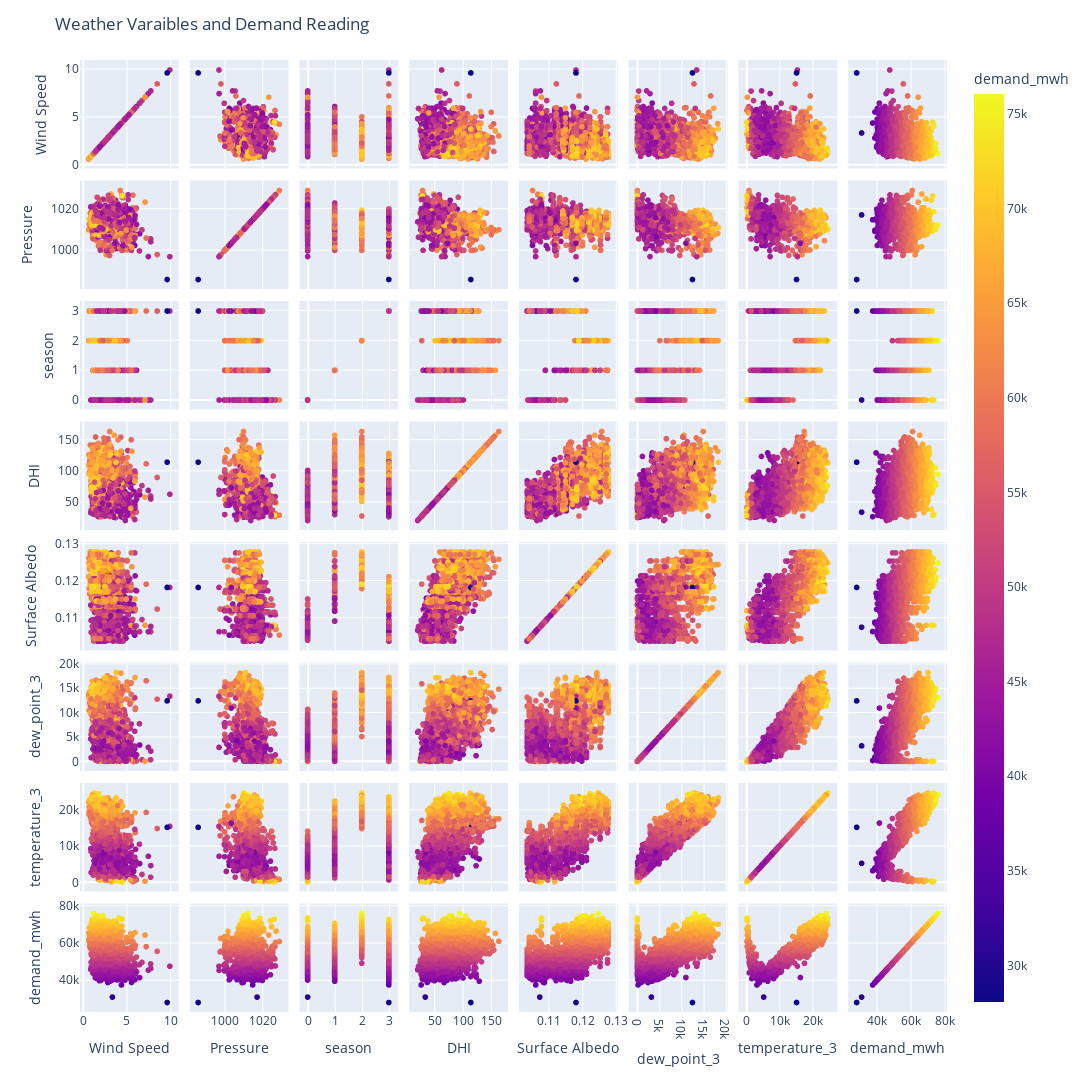

Write notebook code for a chart like this one.
### Markdown cell above
#### Scatter plots of input variable relationships with demand to check if the list of correlated variables makes sense

### Code cell
fig = px.scatter_matrix(train,
                        dimensions=['Wind Speed',
                                    'Pressure',
                                    'season',
                                    'DHI',
                                    'Surface Albedo',
                                    'dew_point_3',
                                    'temperature_3',
                                    'demand_mwh'],
                        color="demand_mwh")

fig.update_layout(
    title='Weather Varaibles and Demand Reading',
    dragmode='select',
    width=1400,
    height=1400,
    hovermode='closest')

fig.update_traces(diagonal_visible=True)
fig.show()

### Figure 1 — Plotly figure (JSON) as saved in the notebook; plotly's stock layout.template omitted (floating-point values rounded to 4 significant figures; data arrays with more than 128 entries replaced by an {"elided": "..."} marker saying what was removed)
{"data": [{"diagonal": {"visible": true}, "dimensions": [{"axis": {"matches": true}, "label": "Wind Speed", "values": {"elided": "1825 float values"}}, {"axis": {"matches": true}, "label": "Pressure", "values": {"elided": "1825 float values"}}, {"axis": {"matches": true}, "label": "season", "values": {"elided": "1825 int values"}}, {"axis": {"matches": true}, "label": "DHI", "values": {"elided": "1825 float values"}}, {"axis": {"matches": true}, "label": "Surface Albedo", "values": {"elided": "1825 float values"}}, {"axis": {"matches": true}, "label": "dew_point_3", "values": {"elided": "1825 float values"}}, {"axis": {"matches": true}, "label": "temperature_3", "values": {"elided": "1825 float values"}}, {"axis": {"matches": true}, "label": "demand_mwh", "values": {"elided": "1825 int values"}}], "hovertemplate": "%{xaxis.title.text}=%{x}<br>%{yaxis.title.text}=%{y}<br>demand_mwh=%{marker.color}<extra></extra>", "legendgroup": "", "marker": {"color": {"elided": "1825 int values"}, "coloraxis": "coloraxis", "symbol": "circle"}, "name": "", "showlegend": false, "type": "splom"}], "layout": {"coloraxis": {"colorbar": {"title": {"text": "demand_mwh"}}, "colorscale": [[0, "#0d0887"], [0.1111, "#46039f"], [0.2222, "#7201a8"], [0.3333, "#9c179e"], [0.4444, "#bd3786"], [0.5556, "#d8576b"], [0.6667, "#ed7953"], [0.7778, "#fb9f3a"], [0.8889, "#fdca26"], [1, "#f0f921"]]}, "dragmode": "select", "height": 1400, "hovermode": "closest", "legend": {"tracegroupgap": 0}, "margin": {"t": 60}, "title": {"text": "Weather Varaibles and Demand Reading"}, "width": 1400, "xaxis": {"autorange": true, "range": [-0.2518, 10.8], "type": "linear"}, "xaxis2": {"autorange": true, "range": [981.9, 1033.0], "type": "linear"}, "xaxis3": {"autorange": true, "range": [-0.2783, 3.278], "type": "linear"}, "xaxis4": {"autorange": true, "range": [7.037, 177.1], "type": "linear"}, "xaxis5": {"autorange": true, "range": [0.1014, 0.1301], "type": "linear"}, "xaxis6": {"autorange": true, "range": [-1725.0, 20030.0], "type": "linear"}, "xaxis7": {"autorange": true, "range": [-2187.0, 27040.0], "type": "linear"}, "xaxis8": {"autorange": true, "range": [23620.0, 80500.0], "type": "linear"}, "yaxis": {"autorange": true, "range": [-0.2518, 10.8], "type": "linear"}, "yaxis2": {"autorange": true, "range": [981.9, 1033.0], "type": "linear"}, "yaxis3": {"autorange": true, "range": [-0.2783, 3.278], "type": "linear"}, "yaxis4": {"autorange": true, "range": [7.037, 177.1], "type": "linear"}, "yaxis5": {"autorange": true, "range": [0.1014, 0.1301], "type": "linear"}, "yaxis6": {"autorange": true, "range": [-1725.0, 20030.0], "type": "linear"}, "yaxis7": {"autorange": true, "range": [-2187.0, 27040.0], "type": "linear"}, "yaxis8": {"autorange": true, "range": [23620.0, 80500.0], "type": "linear"}}}
